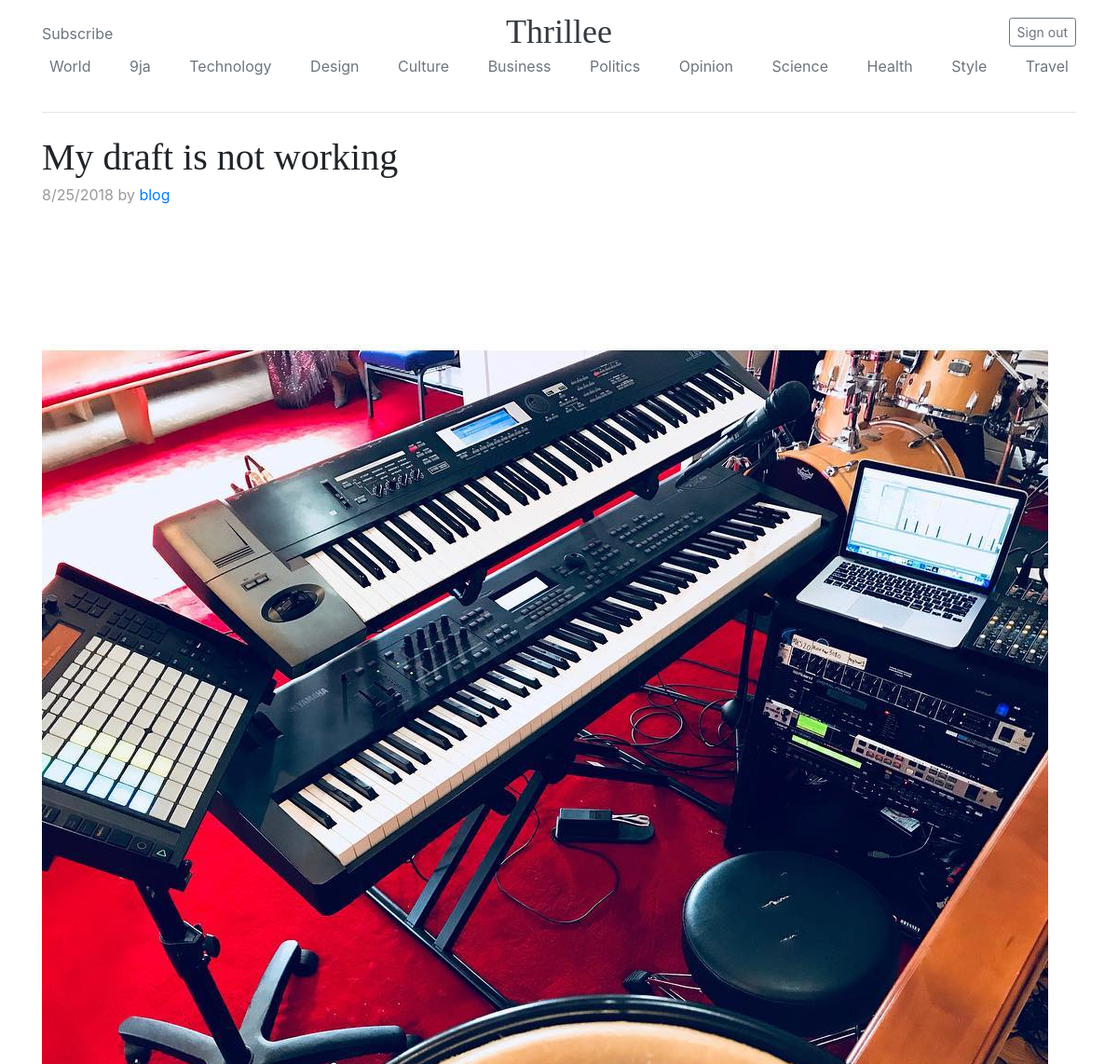
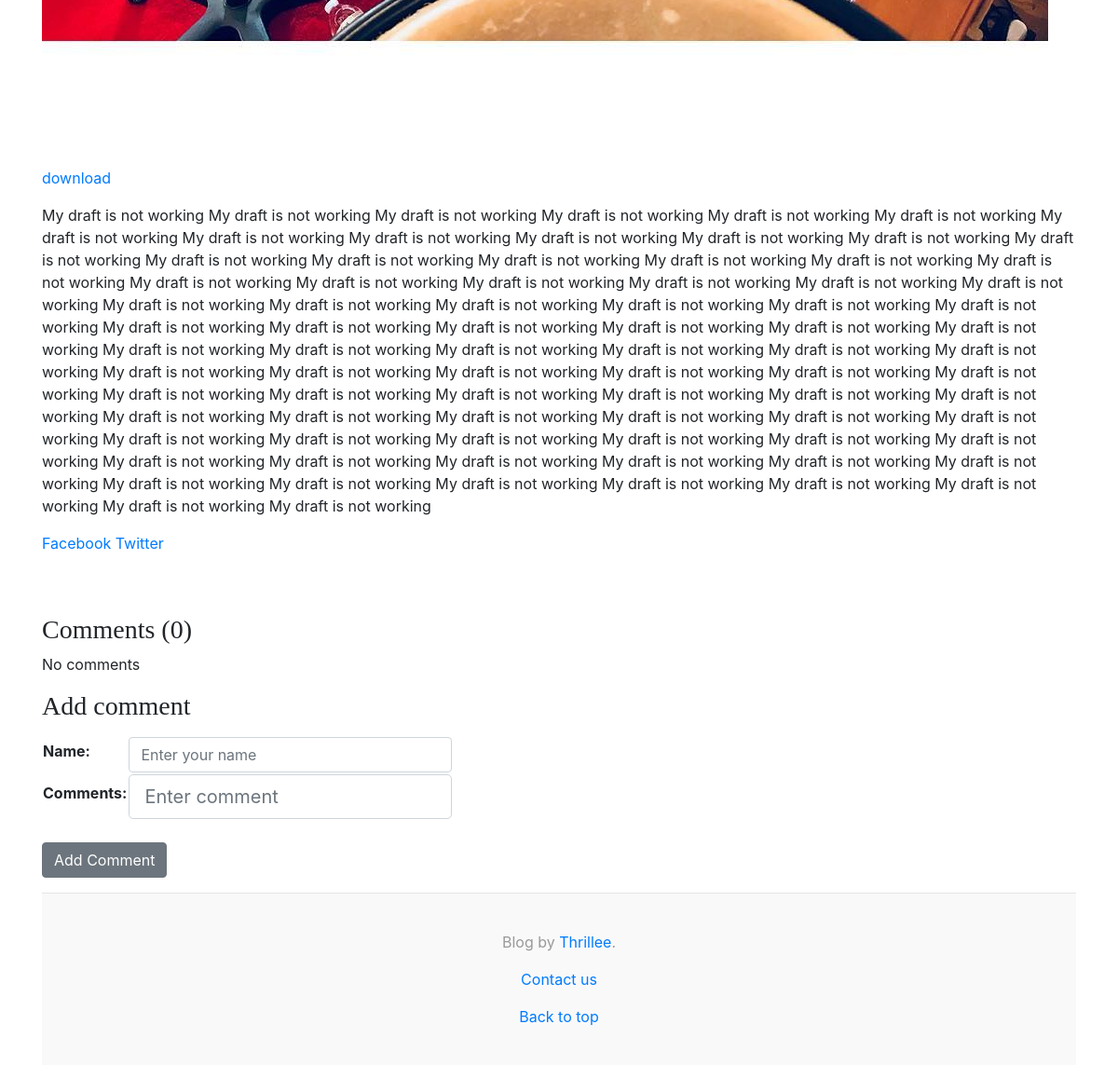
The app's page /home/details/my-draft-is-not-working-25/ with its own data (2 pictures, top to bottom).
### blogApp/models.py (models this page shows, shortened)
class Post(models.Model):
    STATUS_CHOICES = (
                        ('draft', 'Draft'),
                        ('published', 'Published'),
                        )
    CATEGORY_CHOICES = (
        ('World','World'),
        ('9ja','9ja'),
        ('Technology','Technology'),
        ('Design','Design'),
        ('Culture','Culture'),
        ('Business','Business'),
        ('Politics','Politics'),
        ('Opinion','Opinion'),
        ('Science','Science'),
        ('Health', 'Health'),
        ('Style','Style'),
        ('Travel','Travel'),
    )
    title = models.CharField(max_length=250,null=True, blank=True)
    category = models.CharField(max_length=20,choices=CATEGORY_CHOICES, default='World')
    slug = models.SlugField(max_length=250, unique_for_date='publish', unique=True)
    author = models.ForeignKey(User, default=User, on_delete=models.CASCADE)
    content = models.TextField()
    image = models.FileField(null=True, blank=True)
    publish = models.DateTimeField(default=timezone.now)
    created_at = models.DateTimeField(auto_now_add=True)
    modified_at = models.DateTimeField(auto_now=True)
    status = models.CharField(max_length=10, choices=STATUS_CHOICES, default='draft')
    objects = models.Manager()
    published = PublishedManager()
    @property
    def comment_post(self):
        return self.comment_set.all()
    class Meta:
        ordering = ('-publish',)

### blogApp/views.py (the view)
# urls.py: re_path(r'details/(?P<post>[-\w]+)/$', post_details, name='post_details'),
def post_details(request, post=None,):
    instance = get_object_or_404(Post, slug=post, status='published')
    users = get_object_or_404(User, post=instance)
    share_string = quote_plus(instance.content)
    if request.method == 'POST':
        form = CommentForm(request.POST)
        if form.is_valid():
            comment = form.save(commit=False)
            comment.posts = instance
            comment.save()
            return HttpResponseRedirect(reverse('blogApp:post_details', args=[post]))
        else:
            form = CommentForm()
            return HttpResponseRedirect(reverse('blogApp:post_details', args=[post]))
    else:
        form = CommentForm()
        context = {
            'user': users,
            'author':instance.author,
            'time': instance.created_at,
            'title':instance.title,
            'content':instance.content,
            'comments':instance.comment_post,
            'no_of_comments':len(instance.comment_post),
            'slug':instance.slug,
            'form':form,
            'share_string':share_string,
            'image':instance.image,
        }
        return render(request, 'blogApp/details.html',context)

### blogApp/forms.py
class CommentForm(forms.ModelForm):
    name = forms.CharField(widget=forms.TextInput(
            attrs = {'class':'form-control','placeholder':'Enter your name'}
    ))
    comments = forms.CharField(widget=forms.TextInput(
            attrs = {'class':'form-control form-control-lg','placeholder':'Enter comment'}
    ))
    class Meta:
        model = Comment
        fields = [
            'name','comments'
        ]

### blogApp/templates/blogApp/details.html (shortened to what this page needs)
{% extends 'base.html' %}
{% load markdown_deux_tags %}
{% block content %}
  <main role="main" class="container">
    <div class="row">
      <div class="blog-main ">
        <br>
        <div class="blog-post">
          <h2 class="blog-post-title">{{title}}</h2>
          <p class="blog-post-meta">{{time.month}}/{{time.day}}/{{time.year}} by <a href="{% url 'profiles:user_profile' username=user %}">{{author}}</a></p>
          {% if image %}
          <img src="{{image.url}}" class="img-responsive">
          <a href="{{image.url}}" download='thrill'>download</a>
          {% endif %}
          <p>{{ content|markdown }}</p>
          <p>
            <a href="https://www.facebook.com/sharer/sharer.php?u={{ request.build_absolute_uri }}">
              Facebook
            </a>
      <a href="https://twitter.com/home?status={{share_string}}%20{{ request.build_absolute_uri }}">
      Twitter
      </a>
          </p>
        </div>
    <h3>Comments ({{no_of_comments}})</h3>
    {% for comment in comments %}
      <p>{{comment}} by {{comment.name}}</p>
      <p>{{comment.created_at|timesince}}  ago</p>
      <br>
    {% empty %}
      <p>No comments</p>
    {% endfor %}
  </main>
      <h3>Add comment</h3>
      <form  method="POST">
        <div class="form-group">
          <table>
            <p>{{form.as_table}}</p>
          </table>
          <br>
          <button type="submit" class="btn btn-secondary">Add Comment</button>
        </div>
      </form>
{% endblock content %}

### blogApp/static/css/blog.css (style rules this page uses)
h1, h2, h3, h4, h5, h6 { font-family: "Playfair Display", Georgia, "Times New Roman", serif; }
.blog-post { margin-bottom: 4rem; }
.blog-post-title { margin-bottom: .25rem; font-size: 2.5rem; }
.blog-post-meta { margin-bottom: 1.25rem; color: #999; }

### records on screen
Post: title "My draft is not working", content "My draft is not working My draft is not working My draft is not working My draft is not working My draft is not working My draft is not working My draft is not working My draft is not working My draft is not working My draft is not working My draft is not working My draft is not working My draft is not working My draft is not working My draft is not working My draft is not working My draft is not working My draft is not working My draft is not working My draft is not working My draft is not working My draft is not working My draft is not working My draft is not working My draft is not working My draft is not working My draft is not working My draft is not working My draft is not working My…"

### other values on screen
{{ time.month }} "8"
{{ time.day }} "25"
{{ time.year }} "2018"
{{ author }} "blog"
{{ no_of_comments }} "0"
